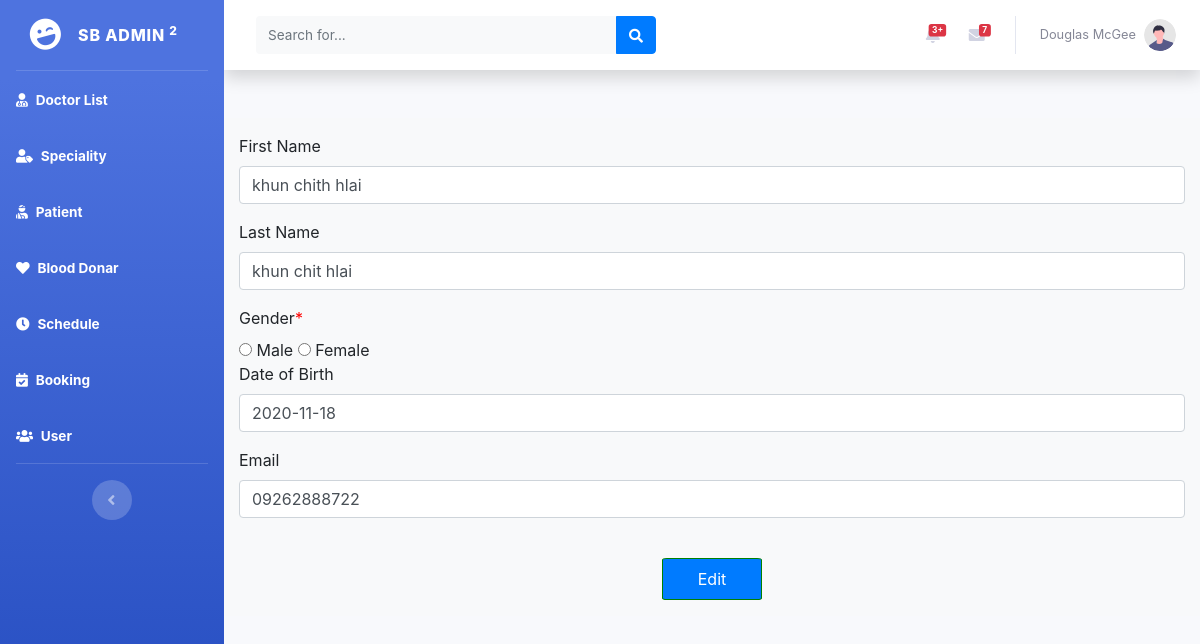
Screenshot of /backend/patientedit.php?id=2 with the database file from the repository.
### tables this page shows
CREATE TABLE `patient` (
  `id` int(11) NOT NULL,
  `firstname` varchar(255) NOT NULL,
  `lastname` varchar(255) NOT NULL,
  `dob` varchar(255) NOT NULL,
  `gender` varchar(20) NOT NULL,
  `email` varchar(255) NOT NULL
);

### backend/include/dbconn.php (called while the page is built, shortened)
<?php
class Database
{
	private static $dbHost='localhost';
	private static $dbName='hospital';
	private static $dbUserName='root';
	private static $dbPassword='';
	private static $cont=null;
	public static function connect(){
	if (null== self::$cont) {
		try{
			self::$cont=new PDO("mysql:host=".self::$dbHost.";"."dbname=".self::$dbName,self::$dbUserName,self::$dbPassword);
		}
		catch (PDOException $e){
			die($e->getMessage());
		}
	}
	return self::$cont;
}
}
?>

### backend/model/patient.php (called while the page is built, shortened)
<?php
include_once('include/dbconn.php');
class Patient
{
public function view($patid){
		$this->pdo=Database::connect();
		$this->pdo->setAttribute(PDO::ATTR_ERRMODE,PDO::ERRMODE_EXCEPTION);
		$sql="select * from patient where id=:patid";
		$stmt=$this->pdo->prepare($sql);
		$stmt->bindParam(':patid',$patid);
		$stmt -> execute();
		$results = $stmt -> fetchAll(PDO::FETCH_ASSOC);
		return $results;
}
}
?>

### backend/controller/patientcontroller.php (called while the page is built, shortened)
<?php
include_once('model/patient.php');
class PatientController extends Patient
{
	public function viewPatient($patid){
		return $this->view($patid);
	}
}
?>

### backend/patientedit.php (the view, shortened to what this page needs)
<?php
$patid=$_GET['id'];
include_once('controller/patientcontroller.php');
$patientcontroller=new PatientController();
$results=$patientcontroller->viewPatient($patid);
?>
<!DOCTYPE html>
<html lang="en">
<head>
    <link href="vendor/fontawesome-free/css/all.min.css" rel="stylesheet" type="text/css">
    <link href="css/sb-admin-2.min.css" rel="stylesheet">
    <link rel="stylesheet" href="css/bootstrap.css">
</head>
<body id="page-top">
    <div id="wrapper">
        <ul class="navbar-nav bg-gradient-primary sidebar sidebar-dark accordion" id="accordionSidebar">
            <a class="sidebar-brand d-flex align-items-center justify-content-center" href="index.php">
                <div class="sidebar-brand-icon rotate-n-15">
                    <i class="fas fa-laugh-wink"></i>
                </div>
                <div class="sidebar-brand-text mx-3">SB Admin <sup>2</sup></div>
            </a>
            <hr class="sidebar-divider my-0">
            <li class="nav-item active">
                <a class="nav-link" href="doctorindex.php">
                    <i class="fas fa-user-md"></i>
                    <span>Doctor List</span></a>
            </li>
            <li class="nav-item active">
                <a class="nav-link" href="categoryindex.php">
                    <i class="fas fa-user-tag"></i>
                    <span>Speciality</span></a>
            </li>
            <li class="nav-item active">
                <a class="nav-link" href="patientindex.php">
                    <i class="fas fa-user-injured"></i>
                    <span>Patient</span></a>
            </li>
            <li class="nav-item active">
                <a class="nav-link" href="bloodindex.php">
                    <i class="fa fa-heart"></i>
                    <span>Blood Donar</span></a>
            </li>
            <li class="nav-item active">
                <a class="nav-link" href="schedule.html">
                    <i class="fas fa-clock"></i>
                    <span>Schedule</span></a>
            </li>
            <li class="nav-item active">
                <a class="nav-link" href="bookingindex.php">
                <i class="fas fa-calendar-check"></i>
                    <span>Booking</span></a>
            </li>
            <li class="nav-item active">
                <a class="nav-link" href="bookingregindex.php">
                <i class="fas fa-users"></i>
                    <span>User</span></a>
            </li>
            <hr class="sidebar-divider d-none d-md-block">
            <div class="text-center d-none d-md-inline">
                <button class="rounded-circle border-0" id="sidebarToggle"></button>
            </div>
        </ul>
        <div id="content-wrapper" class="d-flex flex-column">
            <div id="content">
                <nav class="navbar navbar-expand navbar-light bg-white topbar mb-4 static-top shadow">
                    <form
                        class="d-none d-sm-inline-block form-inline mr-auto ml-md-3 my-2 my-md-0 mw-100 navbar-search">
                        <div class="input-group">
                            <input type="text" class="form-control bg-light border-0 small" placeholder="Search for..."
                                aria-label="Search" aria-describedby="basic-addon2">
                            <div class="input-group-append">
                                <button class="btn btn-primary" type="button">
                                    <i class="fas fa-search fa-sm"></i>
                                </button>
                            </div>
                        </div>
                    </form>
                    <ul class="navbar-nav ml-auto">
                        <li class="nav-item dropdown no-arrow mx-1">
                            <a class="nav-link dropdown-toggle" href="#" id="alertsDropdown" role="button"
                                data-toggle="dropdown" aria-haspopup="true" aria-expanded="false">
                                <span class="badge badge-danger badge-counter">3+</span>
                            </a>
                        </li>
                        <li class="nav-item dropdown no-arrow mx-1">
                            <a class="nav-link dropdown-toggle" href="#" id="messagesDropdown" role="button"
                                data-toggle="dropdown" aria-haspopup="true" aria-expanded="false">
                                <i class="fas fa-envelope fa-fw"></i>
                                <span class="badge badge-danger badge-counter">7</span>
                            </a>
                        </li>
                        <li class="nav-item dropdown no-arrow">
                            <a class="nav-link dropdown-toggle" href="#" id="userDropdown" role="button"
                                data-toggle="dropdown" aria-haspopup="true" aria-expanded="false">
                                <span class="mr-2 d-none d-lg-inline text-gray-600 small">Douglas McGee</span>
                                <img class="img-profile rounded-circle"
                                    src="img/undraw_profile.svg">
                            </a>
                        </li>
                    </ul>
                </nav>
<div class="container bg-light mt-5">
<form method="POST">
<?php
foreach ($results as $result) {
?>
	<div class="row pt-3">
		<div class="col-md-12">
			<div class="form-group">
				<label>First Name</label>
				<input type="text" id="input1" name="first" value="<?php echo $result['firstname'];?>" class="form-control">
			</div>
		</div>
	</div>
	<div class="row">
		<div class="col-md-12">
			<div class="form-group">
				<label>Last Name</label>
				<br>
				<input type="text" id="input2" name="last" value="<?php echo $result['lastname'];?>" class="form-control">
			</div>
		</div>
	</div>
	<div class="row">
		<div class="col-md-12">
			<label>Gender<span style="color: red;">*</span></label>
			<div name="gender">
			<input type="radio" name="gender" value="male" class="radio" <?php if (isset($_POST['gender']) && $_POST['gender'] == 'male'): ?>checked='checked'<?php endif; ?> /> Male
			<input type="radio" name="gender" value="female"  class="radio" <?php if (isset($_POST['gender']) && $_POST['gender'] ==  'female'): ?>checked='checked'<?php endif; ?> /> Female
	</div>
	<div class="row">
		<div class="col-md-12">
			<div class="form-group">
				<label>Date of Birth</label>
				<br>
				<input type="text" id="input2" name="dob" value="<?php echo $result['dob'];?>" class="form-control">
			</div>
		</div>
	</div>
	<div class="row">
		<div class="col-md-12">
			<div class="form-group">
				<label>Email</label>
				<br>
				<input type="text" id="input2" name="email" value="<?php echo $result['email'];?>" class="form-control">
			</div>
		</div>
	</div>
	<div style="text-align: center;" class="pt-4 pb-3">
		<button type="submit" name="submit" class="btn-primary p-2" style="text-align: center; border-radius: 5%; border:1px solid green; width: 100px;">Edit
		</button>
	</div>
	<?php
            }
            ?>
	</form>
</div>
                    </div>
                </div>
            </div>
</body>
</html>

### rows the page displays
patient: first "khun chith hlai", last "khun chit hlai", dob "2020-11-18", email "09262888722"
